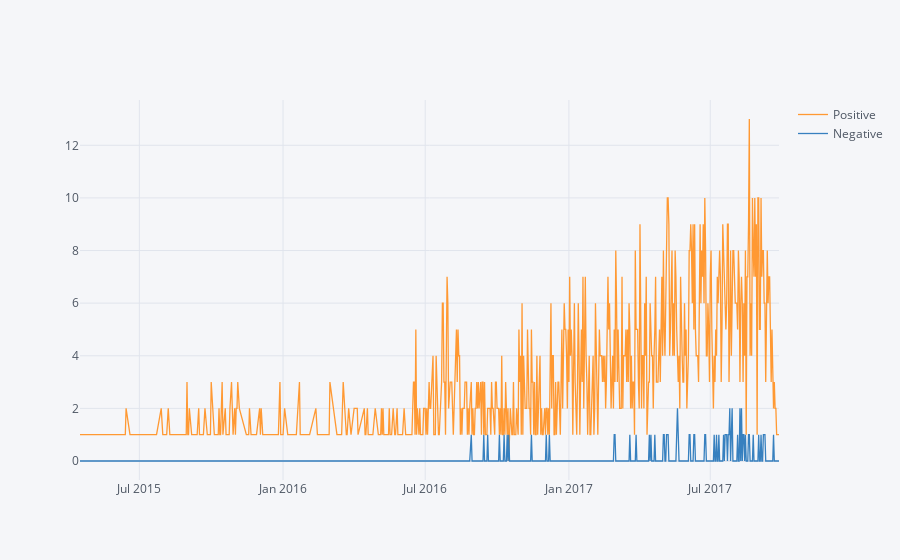

Here is the notebook cell this chart was saved with:
### Code cell
import chart_studio.plotly as py
import cufflinks as cf
cf.go_offline(connected=True)

pol_df1 = pd.DataFrame({'Positive' : pos_lst,
                      'Negative' : neg_lst},
                      index = date_lst)

pol_df1.head()

pol_df1.iplot(kind='line')

### Figure 1 — Plotly figure (JSON) as saved in the notebook; plotly's stock layout.template omitted (floating-point values rounded to 4 significant figures; data arrays with more than 128 entries replaced by an {"elided": "..."} marker saying what was removed)
{"data": [{"line": {"color": "rgba(255, 153, 51, 1.0)", "dash": "solid", "shape": "linear", "width": 1.3}, "mode": "lines", "name": "Positive", "text": "", "type": "scatter", "x": {"elided": "596 str values"}, "y": {"elided": "596 int values"}}, {"line": {"color": "rgba(55, 128, 191, 1.0)", "dash": "solid", "shape": "linear", "width": 1.3}, "mode": "lines", "name": "Negative", "text": "", "type": "scatter", "x": {"elided": "596 str values"}, "y": {"elided": "596 int values"}}], "layout": {"legend": {"bgcolor": "#F5F6F9", "font": {"color": "#4D5663"}}, "paper_bgcolor": "#F5F6F9", "plot_bgcolor": "#F5F6F9", "title": {"font": {"color": "#4D5663"}}, "xaxis": {"gridcolor": "#E1E5ED", "showgrid": true, "tickfont": {"color": "#4D5663"}, "title": {"font": {"color": "#4D5663"}, "text": ""}, "zerolinecolor": "#E1E5ED"}, "yaxis": {"gridcolor": "#E1E5ED", "showgrid": true, "tickfont": {"color": "#4D5663"}, "title": {"font": {"color": "#4D5663"}, "text": ""}, "zerolinecolor": "#E1E5ED"}}}
